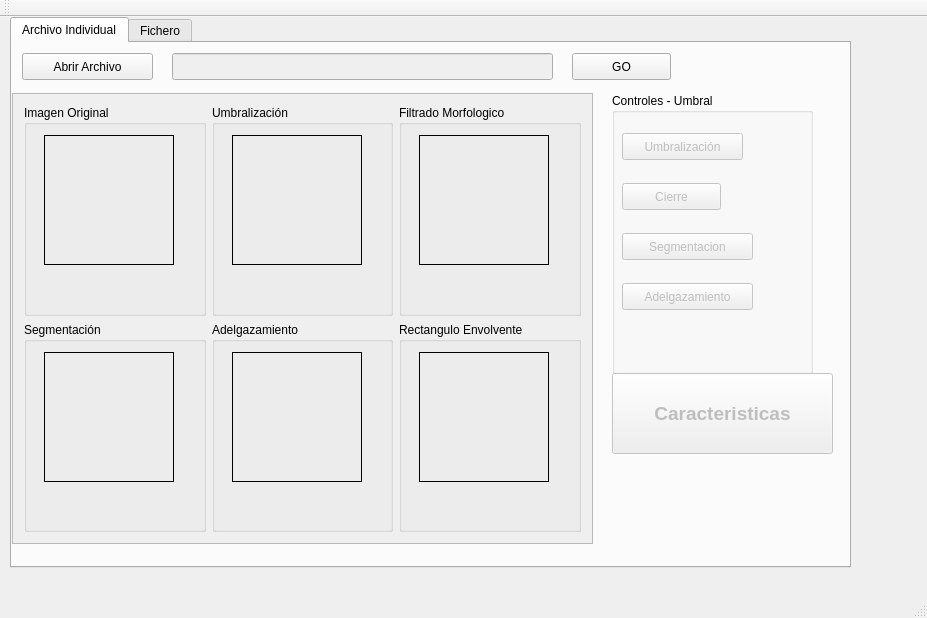
<?xml version="1.0" encoding="UTF-8"?>
<ui version="4.0">
 <class>MainWindow</class>
 <widget class="QMainWindow" name="MainWindow">
  <property name="geometry">
   <rect>
    <x>0</x>
    <y>0</y>
    <width>927</width>
    <height>618</height>
   </rect>
  </property>
  <property name="windowTitle">
   <string>Proyecto</string>
  </property>
  <widget class="QWidget" name="centralWidget">
   <widget class="QTabWidget" name="tabWidget">
    <property name="geometry">
     <rect>
      <x>10</x>
      <y>0</y>
      <width>841</width>
      <height>551</height>
     </rect>
    </property>
    <property name="currentIndex">
     <number>0</number>
    </property>
    <widget class="QWidget" name="tab">
     <attribute name="title">
      <string>Archivo Individual</string>
     </attribute>
     <widget class="QPushButton" name="GO">
      <property name="geometry">
       <rect>
        <x>560</x>
        <y>10</y>
        <width>99</width>
        <height>27</height>
       </rect>
      </property>
      <property name="text">
       <string>GO</string>
      </property>
     </widget>
     <widget class="QPushButton" name="abrirImagenBT">
      <property name="geometry">
       <rect>
        <x>10</x>
        <y>10</y>
        <width>131</width>
        <height>27</height>
       </rect>
      </property>
      <property name="text">
       <string>Abrir Archivo</string>
      </property>
      <property name="icon">
       <iconset resource="resources.qrc">
        <normaloff>:/images/search102.png</normaloff>:/images/search102.png</iconset>
      </property>
     </widget>
     <widget class="QLineEdit" name="filePathLE">
      <property name="enabled">
       <bool>false</bool>
      </property>
      <property name="geometry">
       <rect>
        <x>160</x>
        <y>10</y>
        <width>381</width>
        <height>27</height>
       </rect>
      </property>
     </widget>
     <widget class="QScrollArea" name="scrollArea">
      <property name="geometry">
       <rect>
        <x>0</x>
        <y>50</y>
        <width>581</width>
        <height>451</height>
       </rect>
      </property>
      <property name="widgetResizable">
       <bool>true</bool>
      </property>
      <widget class="QWidget" name="scrollAreaWidgetContents">
       <property name="geometry">
        <rect>
         <x>0</x>
         <y>0</y>
         <width>579</width>
         <height>449</height>
        </rect>
       </property>
       <layout class="QGridLayout" name="gridLayout">
        <item row="0" column="1">
         <widget class="QGroupBox" name="groupBox_3">
          <property name="title">
           <string>Umbralización</string>
          </property>
          <widget class="QLabel" name="UmbralizacionLB">
           <property name="geometry">
            <rect>
             <x>20</x>
             <y>30</y>
             <width>130</width>
             <height>130</height>
            </rect>
           </property>
           <property name="minimumSize">
            <size>
             <width>128</width>
             <height>128</height>
            </size>
           </property>
           <property name="maximumSize">
            <size>
             <width>130</width>
             <height>130</height>
            </size>
           </property>
           <property name="frameShape">
            <enum>QFrame::Box</enum>
           </property>
           <property name="text">
            <string/>
           </property>
           <property name="scaledContents">
            <bool>false</bool>
           </property>
          </widget>
         </widget>
        </item>
        <item row="0" column="0">
         <widget class="QGroupBox" name="groupBox_2">
          <property name="title">
           <string>Imagen Original</string>
          </property>
          <widget class="QLabel" name="ImagenOriginalLB">
           <property name="geometry">
            <rect>
             <x>20</x>
             <y>30</y>
             <width>130</width>
             <height>130</height>
            </rect>
           </property>
           <property name="minimumSize">
            <size>
             <width>128</width>
             <height>128</height>
            </size>
           </property>
           <property name="maximumSize">
            <size>
             <width>130</width>
             <height>130</height>
            </size>
           </property>
           <property name="frameShape">
            <enum>QFrame::Box</enum>
           </property>
           <property name="text">
            <string/>
           </property>
           <property name="scaledContents">
            <bool>false</bool>
           </property>
          </widget>
         </widget>
        </item>
        <item row="0" column="2">
         <widget class="QGroupBox" name="groupBox_4">
          <property name="title">
           <string>Filtrado Morfologico</string>
          </property>
          <widget class="QLabel" name="FiltradoMorfologicoLB">
           <property name="geometry">
            <rect>
             <x>20</x>
             <y>30</y>
             <width>130</width>
             <height>130</height>
            </rect>
           </property>
           <property name="minimumSize">
            <size>
             <width>128</width>
             <height>128</height>
            </size>
           </property>
           <property name="maximumSize">
            <size>
             <width>130</width>
             <height>130</height>
            </size>
           </property>
           <property name="frameShape">
            <enum>QFrame::Box</enum>
           </property>
           <property name="text">
            <string/>
           </property>
           <property name="scaledContents">
            <bool>false</bool>
           </property>
          </widget>
         </widget>
        </item>
        <item row="1" column="0">
         <widget class="QGroupBox" name="groupBox_5">
          <property name="title">
           <string>Segmentación</string>
          </property>
          <widget class="QLabel" name="SegmentacionLB">
           <property name="geometry">
            <rect>
             <x>20</x>
             <y>30</y>
             <width>130</width>
             <height>130</height>
            </rect>
           </property>
           <property name="minimumSize">
            <size>
             <width>128</width>
             <height>128</height>
            </size>
           </property>
           <property name="maximumSize">
            <size>
             <width>130</width>
             <height>130</height>
            </size>
           </property>
           <property name="frameShape">
            <enum>QFrame::Box</enum>
           </property>
           <property name="text">
            <string/>
           </property>
           <property name="scaledContents">
            <bool>false</bool>
           </property>
          </widget>
         </widget>
        </item>
        <item row="1" column="1">
         <widget class="QGroupBox" name="groupBox_6">
          <property name="title">
           <string>Adelgazamiento</string>
          </property>
          <widget class="QLabel" name="AdelgazamientoLB">
           <property name="geometry">
            <rect>
             <x>20</x>
             <y>30</y>
             <width>130</width>
             <height>130</height>
            </rect>
           </property>
           <property name="minimumSize">
            <size>
             <width>128</width>
             <height>128</height>
            </size>
           </property>
           <property name="maximumSize">
            <size>
             <width>130</width>
             <height>130</height>
            </size>
           </property>
           <property name="frameShape">
            <enum>QFrame::Box</enum>
           </property>
           <property name="text">
            <string/>
           </property>
           <property name="scaledContents">
            <bool>false</bool>
           </property>
          </widget>
         </widget>
        </item>
        <item row="1" column="2">
         <widget class="QGroupBox" name="groupBox_7">
          <property name="title">
           <string>Rectangulo Envolvente</string>
          </property>
          <widget class="QLabel" name="RectanguloEnvolventeLB">
           <property name="geometry">
            <rect>
             <x>20</x>
             <y>30</y>
             <width>130</width>
             <height>130</height>
            </rect>
           </property>
           <property name="minimumSize">
            <size>
             <width>128</width>
             <height>128</height>
            </size>
           </property>
           <property name="maximumSize">
            <size>
             <width>130</width>
             <height>130</height>
            </size>
           </property>
           <property name="frameShape">
            <enum>QFrame::Box</enum>
           </property>
           <property name="text">
            <string/>
           </property>
           <property name="scaledContents">
            <bool>false</bool>
           </property>
          </widget>
         </widget>
        </item>
       </layout>
      </widget>
     </widget>
     <widget class="QGroupBox" name="groupBox">
      <property name="geometry">
       <rect>
        <x>600</x>
        <y>50</y>
        <width>201</width>
        <height>281</height>
       </rect>
      </property>
      <property name="title">
       <string>Controles - Umbral</string>
      </property>
      <widget class="QPushButton" name="calcularUmbralBT">
       <property name="enabled">
        <bool>false</bool>
       </property>
       <property name="geometry">
        <rect>
         <x>10</x>
         <y>40</y>
         <width>121</width>
         <height>27</height>
        </rect>
       </property>
       <property name="text">
        <string>Umbralización</string>
       </property>
      </widget>
      <widget class="QPushButton" name="AperturaBT">
       <property name="enabled">
        <bool>false</bool>
       </property>
       <property name="geometry">
        <rect>
         <x>10</x>
         <y>90</y>
         <width>99</width>
         <height>27</height>
        </rect>
       </property>
       <property name="text">
        <string>Cierre</string>
       </property>
      </widget>
      <widget class="QPushButton" name="AdelgazamientoBT">
       <property name="enabled">
        <bool>false</bool>
       </property>
       <property name="geometry">
        <rect>
         <x>10</x>
         <y>190</y>
         <width>131</width>
         <height>27</height>
        </rect>
       </property>
       <property name="text">
        <string>Adelgazamiento</string>
       </property>
      </widget>
      <widget class="QPushButton" name="SegmentacionBT">
       <property name="enabled">
        <bool>false</bool>
       </property>
       <property name="geometry">
        <rect>
         <x>10</x>
         <y>140</y>
         <width>131</width>
         <height>27</height>
        </rect>
       </property>
       <property name="text">
        <string>Segmentacion</string>
       </property>
      </widget>
     </widget>
     <widget class="QPushButton" name="CaracteristicasBT">
      <property name="enabled">
       <bool>false</bool>
      </property>
      <property name="geometry">
       <rect>
        <x>600</x>
        <y>330</y>
        <width>221</width>
        <height>81</height>
       </rect>
      </property>
      <property name="font">
       <font>
        <pointsize>14</pointsize>
        <weight>75</weight>
        <bold>true</bold>
        <underline>false</underline>
       </font>
      </property>
      <property name="text">
       <string>Caracteristicas</string>
      </property>
      <property name="icon">
       <iconset resource="resources.qrc">
        <normaloff>:/images/1432827147_package_graphics.png</normaloff>:/images/1432827147_package_graphics.png</iconset>
      </property>
      <property name="iconSize">
       <size>
        <width>80</width>
        <height>80</height>
       </size>
      </property>
      <property name="checkable">
       <bool>false</bool>
      </property>
     </widget>
    </widget>
    <widget class="QWidget" name="tab_2">
     <attribute name="title">
      <string>Fichero</string>
     </attribute>
     <widget class="QPushButton" name="abrirFicheroBT">
      <property name="geometry">
       <rect>
        <x>30</x>
        <y>40</y>
        <width>191</width>
        <height>31</height>
       </rect>
      </property>
      <property name="text">
       <string>Directorio Entrenamiento</string>
      </property>
     </widget>
     <widget class="QLineEdit" name="URLFicherLB">
      <property name="enabled">
       <bool>false</bool>
      </property>
      <property name="geometry">
       <rect>
        <x>240</x>
        <y>40</y>
        <width>381</width>
        <height>27</height>
       </rect>
      </property>
     </widget>
     <widget class="QLabel" name="label">
      <property name="geometry">
       <rect>
        <x>40</x>
        <y>80</y>
        <width>121</width>
        <height>17</height>
       </rect>
      </property>
      <property name="text">
       <string>Nombre Fichero</string>
      </property>
     </widget>
     <widget class="QLabel" name="label_2">
      <property name="geometry">
       <rect>
        <x>40</x>
        <y>100</y>
        <width>151</width>
        <height>17</height>
       </rect>
      </property>
      <property name="text">
       <string>Numero de Archivos</string>
      </property>
     </widget>
     <widget class="QLabel" name="SizeFicheroLB">
      <property name="geometry">
       <rect>
        <x>230</x>
        <y>100</y>
        <width>67</width>
        <height>17</height>
       </rect>
      </property>
      <property name="text">
       <string/>
      </property>
     </widget>
     <widget class="QLabel" name="NombreFicheroLB">
      <property name="geometry">
       <rect>
        <x>230</x>
        <y>80</y>
        <width>67</width>
        <height>17</height>
       </rect>
      </property>
      <property name="text">
       <string/>
      </property>
     </widget>
     <widget class="QPushButton" name="EntrenarBT">
      <property name="enabled">
       <bool>false</bool>
      </property>
      <property name="geometry">
       <rect>
        <x>30</x>
        <y>220</y>
        <width>221</width>
        <height>61</height>
       </rect>
      </property>
      <property name="text">
       <string>Generar Data Set </string>
      </property>
     </widget>
     <widget class="QLabel" name="NombreFicheroPruebaLB">
      <property name="geometry">
       <rect>
        <x>230</x>
        <y>170</y>
        <width>67</width>
        <height>17</height>
       </rect>
      </property>
      <property name="text">
       <string/>
      </property>
     </widget>
     <widget class="QLabel" name="label_3">
      <property name="geometry">
       <rect>
        <x>40</x>
        <y>190</y>
        <width>151</width>
        <height>17</height>
       </rect>
      </property>
      <property name="text">
       <string>Numero de Archivos</string>
      </property>
     </widget>
     <widget class="QLineEdit" name="URLFicherPruebaLB">
      <property name="enabled">
       <bool>false</bool>
      </property>
      <property name="geometry">
       <rect>
        <x>240</x>
        <y>130</y>
        <width>381</width>
        <height>27</height>
       </rect>
      </property>
     </widget>
     <widget class="QPushButton" name="testPathBT">
      <property name="geometry">
       <rect>
        <x>30</x>
        <y>130</y>
        <width>191</width>
        <height>31</height>
       </rect>
      </property>
      <property name="text">
       <string>Directorio Pruebas</string>
      </property>
     </widget>
     <widget class="QLabel" name="SizeFicheroPruebaLB">
      <property name="geometry">
       <rect>
        <x>230</x>
        <y>190</y>
        <width>67</width>
        <height>17</height>
       </rect>
      </property>
      <property name="text">
       <string/>
      </property>
     </widget>
     <widget class="QLabel" name="label_4">
      <property name="geometry">
       <rect>
        <x>40</x>
        <y>170</y>
        <width>121</width>
        <height>17</height>
       </rect>
      </property>
      <property name="text">
       <string>Nombre Fichero</string>
      </property>
     </widget>
     <widget class="QPushButton" name="EntrenarBT_2">
      <property name="enabled">
       <bool>true</bool>
      </property>
      <property name="geometry">
       <rect>
        <x>30</x>
        <y>300</y>
        <width>221</width>
        <height>61</height>
       </rect>
      </property>
      <property name="text">
       <string>Entrenar</string>
      </property>
     </widget>
     <widget class="QLabel" name="eficaciaLB">
      <property name="geometry">
       <rect>
        <x>40</x>
        <y>390</y>
        <width>121</width>
        <height>17</height>
       </rect>
      </property>
      <property name="text">
       <string>% de Eficacia:</string>
      </property>
     </widget>
     <widget class="QLabel" name="eficacia_ValueLB">
      <property name="geometry">
       <rect>
        <x>150</x>
        <y>390</y>
        <width>141</width>
        <height>17</height>
       </rect>
      </property>
      <property name="text">
       <string>% de Eficacia:</string>
      </property>
     </widget>
    </widget>
   </widget>
  </widget>
  <widget class="QMenuBar" name="menuBar">
   <property name="geometry">
    <rect>
     <x>0</x>
     <y>0</y>
     <width>927</width>
     <height>25</height>
    </rect>
   </property>
  </widget>
  <widget class="QToolBar" name="mainToolBar">
   <attribute name="toolBarArea">
    <enum>TopToolBarArea</enum>
   </attribute>
   <attribute name="toolBarBreak">
    <bool>false</bool>
   </attribute>
  </widget>
  <widget class="QStatusBar" name="statusBar"/>
 </widget>
 <layoutdefault spacing="6" margin="11"/>
 <resources>
  <include location="resources.qrc"/>
 </resources>
 <connections/>
</ui>
